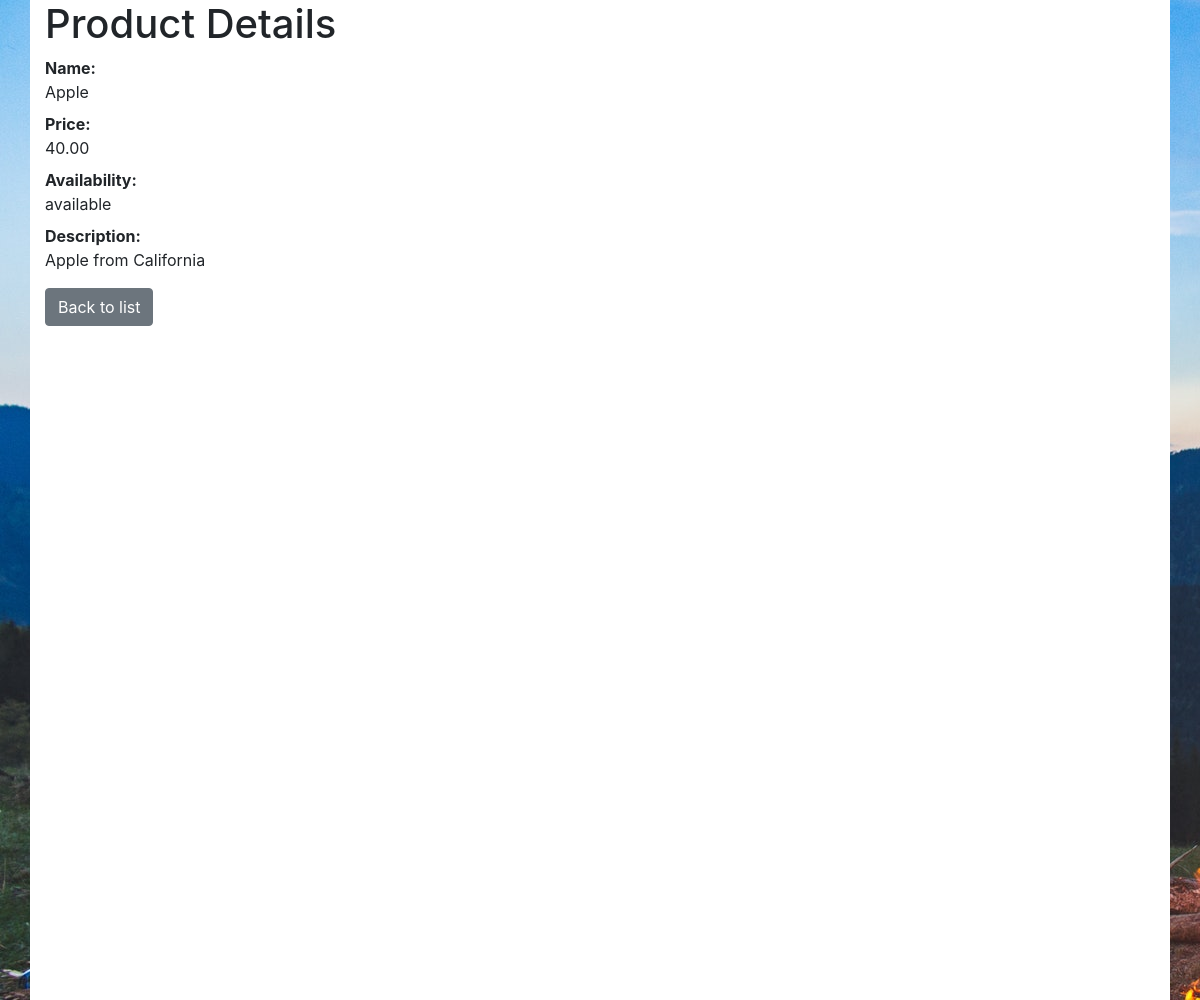
/product/productdetail/2, run on the app's committed database.
### tables this page shows
CREATE TABLE `product` (
  `product_id` int(11) NOT NULL,
  `inventory_id` int(11) NOT NULL,
  `name` varchar(50) NOT NULL,
  `price` decimal(7,2) NOT NULL,
  `description` text NOT NULL,
  `availability` enum('available','not available') NOT NULL
);

### app/controllers/ProductController.php (called while the page is built, shortened)
<?php
	class ProductController extends Controller{
		public function productdetail($product_id){
			$theProduct = $this->model('Product')->find($product_id);
			$this->view('product/productdetail', $theProduct);
		}
	}
?>

### app/core/App.php (called while the page is built, shortened)
<?php
class App{
	var $method = 'index';
	public function __construct(){
		$url = $this->parseURL();
		if(isset($url[0]) && file_exists('app/controllers/'. $url[0]. 'Controller.php')) {
			unset($url[0]);
		}
		$this->controller = new $this->controller();
		if(isset($url[1]) && method_exists($this->controller, $url[1])){
			$this->method = $url[1];
			unset($url[1]);
		}
		$this->params = $url ? array_values($url) : [];
		call_user_func_array([$this->controller, $this->method], $this->params);
	}
	private function parseURL(){
		if(isset($_GET['url'])) {
			return explode('/', filter_var(rtrim($_GET['url'],'/'), FILTER_SANITIZE_URL));
		}
	}
}
?>

### index.php (called while the page is built, shortened)
<?php
	new App();
?>

### app/models/Product.php (called while the page is built, shortened)
<?php
	class Product extends Model{
		public function find($product_id){
			$SQL = 'SELECT * FROM Product INNER JOIN inventory ON Product.inventory_id = inventory.inventory_id WHERE product_id = :product_id';
			$stmt = self::$_connection->prepare($SQL);
			$stmt->execute(['product_id'=>$product_id]);
			$stmt->setFetchMode(PDO::FETCH_CLASS, 'Product');
			return $stmt->fetch();
		}
	}
?>

### app/core/Model.php (called while the page is built, shortened)
<?php
	class Model{
		public function __construct(){
			$host = 'localhost';
			$dbname = 'camping';
			$user = 'camping_user';
			$password = 'tjAOLl7NQlvOtES9';
		}
	}
?>

### app/views/product/productdetail.php (the view, shortened to what this page needs)
<!DOCTYPE html>
<!doctype html>
<html lang="en">
  <head>
    <link rel="stylesheet" href="https://stackpath.bootstrapcdn.com/bootstrap/4.4.1/css/bootstrap.min.css">
  </head>
  <body>
    <div style="background-image: url('../../images/camp6.jpg');height: 1000px;">
    <div class='container' style="height: 1000px; background-color: white; ">
    <h1>Product Details</h1>
    	<dl>
            <dt>Name:</dt>
            <dd><?=$data->name ?></dd>
            <dt>Price:</dt>
            <dd><?=$data->price ?></dd>
    		<dt>Availability:</dt>
            <dd><?=$data->availability ?></dd>
            <dt>Description:</dt>
            <dd><?=$data->description ?></dd>
        </dl>
		<a href="/Camping/product/catalog" class="btn btn-secondary">Back to list</a>
    </div>
</div>
  </body>
</html>

### data on the page
product: name "Apple", price "40.00", availability "available", description "Apple from California"
